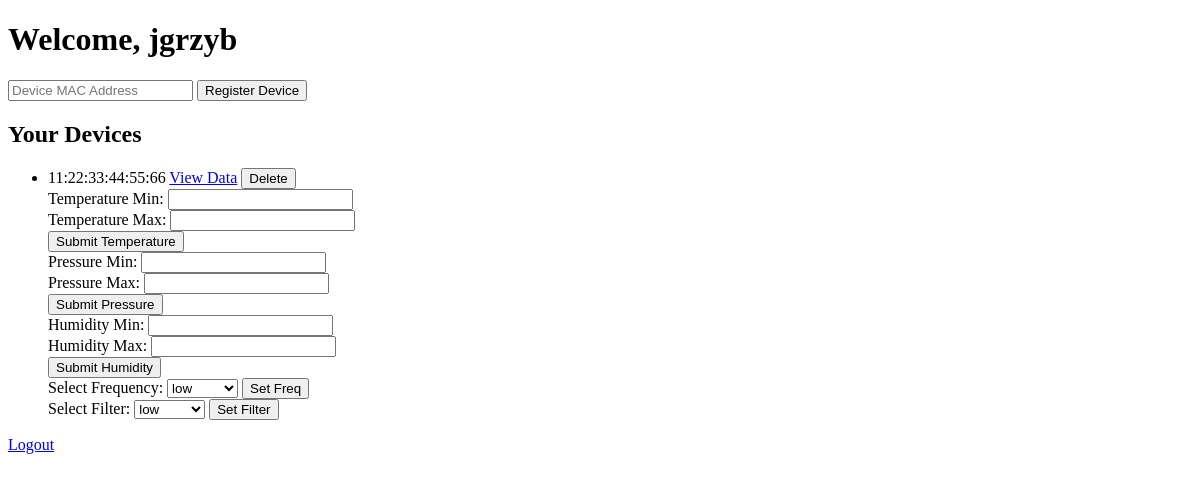
The page / (signed in) on the database as committed earlier.
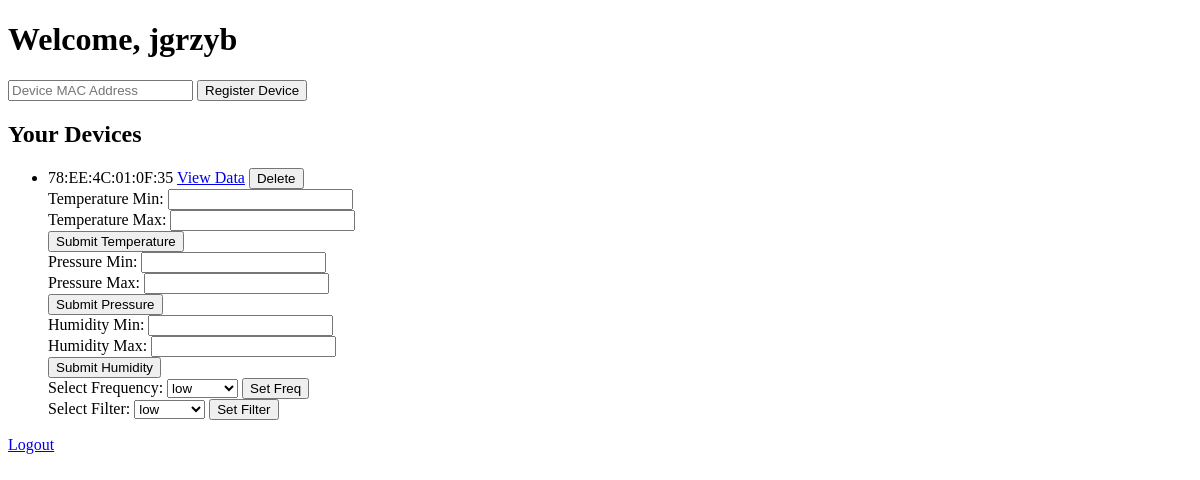
The same page on the database as committed later.
### app.py (models this page shows)
class User(UserMixin, db.Model):
    id = db.Column(db.Integer, primary_key=True)
    username = db.Column(db.String(150), unique=True, nullable=False)
    password = db.Column(db.String(150), nullable=False)

class Device(db.Model):
    id = db.Column(db.Integer, primary_key=True)
    mac_address = db.Column(db.String(17), unique=True, nullable=False)
    user_id = db.Column(db.Integer, db.ForeignKey('user.id'), nullable=False)

### app.py (the view)
@app.route('/')
@login_required
def index():
    devices = Device.query.filter_by(user_id=current_user.id).all()
    return render_template('dashboard.html', devices=devices)

### app.py (called while the page is built)
@login_manager.user_loader
def load_user(user_id):
    return db.session.get(User, int(user_id))

### templates/dashboard.html (shortened to what this page needs)
<!DOCTYPE html>
<html>
<head>
</head>
<body>
    <h1>Welcome, {{ current_user.username }}</h1>
    <form method="POST" action="{{ url_for('dashboard') }}">
        <input type="text" name="mac_address" placeholder="Device MAC Address" required>
        <button type="submit">Register Device</button>
    </form>
    <h2>Your Devices</h2>
    <ul>
        {% for device in devices %}
            <li>
                {{ device.mac_address }}
                <a href="{{ url_for('device_data', mac_address=device.mac_address) }}">View Data</a>
                <form method="POST" action="{{ url_for('delete_device') }}" style="display:inline;">
                    <button type="submit">Delete</button>
                </form>
                <form id="tempForm" method="POST" action="{{ url_for('set_temp_limits') }}">
                    <label for="tempMin">Temperature Min:</label>
                    <input type="number" id="tempMin" name="tempMin" step="0.1"><br>
                    <label for="tempMax">Temperature Max:</label>
                    <input type="number" id="tempMax" name="tempMax" step="0.1"><br>
                    <button type="submit">Submit Temperature</button>
                </form>
                <form id="pressureForm" method="POST" action="{{ url_for('set_pressure_limits') }}">
                    <label for="pressureMin">Pressure Min:</label>
                    <input type="number" id="pressureMin" name="pressureMin" step="0.1"><br>
                    <label for="pressureMax">Pressure Max:</label>
                    <input type="number" id="pressureMax" name="pressureMax" step="0.1"><br>
                    <button type="submit">Submit Pressure</button>
                </form>
                <form id="humidityForm" method="POST" action="{{ url_for('set_humidity_limits') }}">
                    <label for="humidityMin">Humidity Min:</label>
                    <input type="number" id="humidityMin" name="humidityMin" step="0.1"><br>
                    <label for="humidityMax">Humidity Max:</label>
                    <input type="number" id="humidityMax" name="humidityMax" step="0.1"><br>
                    <button type="submit">Submit Humidity</button>
                </form>
                <form id="freqForm" method="POST" action="{{ url_for('set_freq') }}">
                    <label for="freq">Select Frequency:</label>
                    <select name="freq" id="freq">
                        <option value="f3">low</option>
                    </select>
                    <button type="submit">Set Freq</button>
                </form>
                <form id="filterForm" method="POST" action="{{ url_for('set_filter') }}">
                    <label for="filter">Select Filter:</label>
                    <select name="filter" id="filter">
                        <option value="p0">low</option>
                    </select>
                    <button type="submit">Set Filter</button>
                </form>
            </li>
        {% endfor %}
    </ul>
    <a href="{{ url_for('logout') }}">Logout</a>
</body>
</html>

Rows that differ between the two databases and show on the page:
changed Device: mac_address "11:22:33:44:55:66" → "78:EE:4C:01:0F:35"
